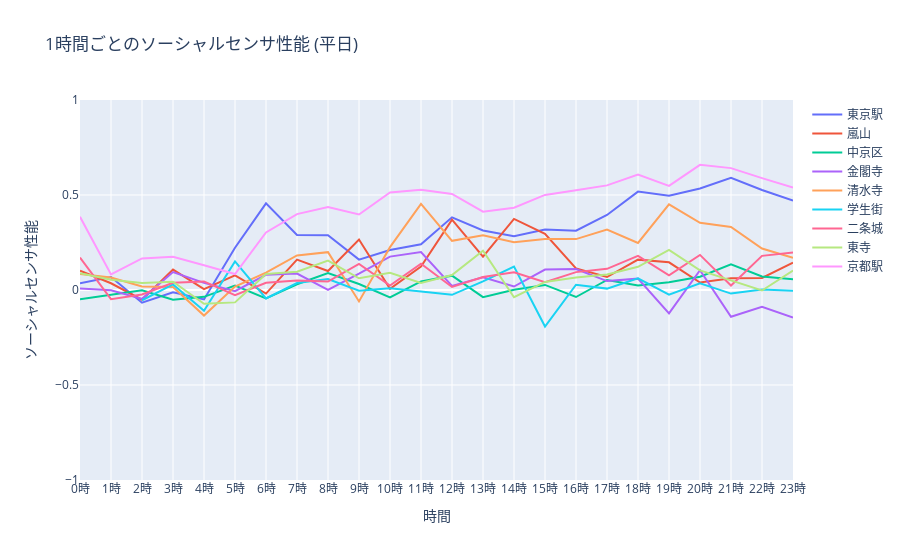

The notebook cell saved with this chart:
### Code cell
data = []
for place_id in range(0, len(list_mobile)):
    mobile = np.load(list_mobile[place_id])
    tweets = np.load(list_twitter[place_id])
    dlete_list = []
    if place_id == 0:
        start_date = datetime(2021,1,1)
    else:
        start_date = datetime(2022,1,1)

    for n_date_from_year in range(0,365):
        Today = start_date + timedelta(days=n_date_from_year)
        work_holi_Flag = isBizDay(Today)
        if (
            n_date_from_year == 0
            or n_date_from_year == 1
            or n_date_from_year == 2
            or n_date_from_year == 362
            or n_date_from_year == 363
            or n_date_from_year == 364
            or work_holi_Flag == "Holiday"
            ):
            dlete_list.append(n_date_from_year)
    mobile = np.delete(mobile,dlete_list,axis=0)
    tweets = np.delete(tweets,dlete_list,axis=0)

    for i in range(0,24):
        mobile_1hour = mobile[:, i:i+1]
        mobile_1hour = mobile_1hour.flatten()
        tweets_1hour = tweets[:, i:i+1]
        tweets_1hour = tweets_1hour.flatten()

        correlation, p_value = stats.pearsonr(mobile_1hour, tweets_1hour)
        data.append([str(i) + '時', correlation, p_value, list_key[place_id]])


columns=['time','r','p','place']


df= pd.DataFrame(data,columns=columns)



list_place = df['place'].unique()
fig = go.Figure(data=[
    go.Scatter(x = df[df['place']==list_place[0]]['time'], y = df[df['place']==list_place[0]]['r'], name = list_place[0],),
    go.Scatter(x = df[df['place']==list_place[1]]['time'], y = df[df['place']==list_place[1]]['r'], name = list_place[1],),
    go.Scatter(x = df[df['place']==list_place[2]]['time'], y = df[df['place']==list_place[2]]['r'], name = list_place[2],),
    go.Scatter(x = df[df['place']==list_place[3]]['time'], y = df[df['place']==list_place[3]]['r'], name = list_place[3],),
    go.Scatter(x = df[df['place']==list_place[4]]['time'], y = df[df['place']==list_place[4]]['r'], name = list_place[4],),
    go.Scatter(x = df[df['place']==list_place[5]]['time'], y = df[df['place']==list_place[5]]['r'], name = list_place[5],),
    go.Scatter(x = df[df['place']==list_place[6]]['time'], y = df[df['place']==list_place[6]]['r'], name = list_place[6],),
    go.Scatter(x = df[df['place']==list_place[7]]['time'], y = df[df['place']==list_place[7]]['r'], name = list_place[7],),
    go.Scatter(x = df[df['place']==list_place[8]]['time'], y = df[df['place']==list_place[8]]['r'], name = list_place[8],),
    ])
fig.update_layout(title='1時間ごとのソーシャルセンサ性能 (平日)')
fig.update_layout(yaxis=dict(range=(-1, 1)))
fig.update_layout(xaxis=dict(title='時間'),
                 yaxis=dict(title='ソーシャルセンサ性能'))
fig.show()

### Figure 1 — Plotly figure (JSON) as saved in the notebook; plotly's stock layout.template omitted (floating-point values rounded to 4 significant figures)
{"data": [{"name": "東京駅", "type": "scatter", "x": ["0時", "1時", "2時", "3時", "4時", "5時", "6時", "7時", "8時", "9時", "10時", "11時", "12時", "13時", "14時", "15時", "16時", "17時", "18時", "19時", "20時", "21時", "22時", "23時"], "y": [0.03488, 0.06821, -0.06666, -0.01237, -0.04986, 0.2228, 0.4557, 0.2891, 0.2884, 0.16, 0.2106, 0.241, 0.3824, 0.3131, 0.2836, 0.3185, 0.3122, 0.395, 0.5177, 0.4959, 0.5339, 0.5907, 0.5264, 0.4702]}, {"name": "嵐山", "type": "scatter", "x": ["0時", "1時", "2時", "3時", "4時", "5時", "6時", "7時", "8時", "9時", "10時", "11時", "12時", "13時", "14時", "15時", "16時", "17時", "18時", "19時", "20時", "21時", "22時", "23時"], "y": [0.1016, 0.03543, -0.05109, 0.1074, 0.004831, 0.07736, -0.01897, 0.1597, 0.1001, 0.2654, 0.006723, 0.1233, 0.3707, 0.176, 0.3743, 0.2952, 0.1136, 0.06829, 0.1598, 0.1456, 0.03948, 0.0622, 0.06372, 0.1435]}, {"name": "中京区", "type": "scatter", "x": ["0時", "1時", "2時", "3時", "4時", "5時", "6時", "7時", "8時", "9時", "10時", "11時", "12時", "13時", "14時", "15時", "16時", "17時", "18時", "19時", "20時", "21時", "22時", "23時"], "y": [-0.04814, -0.02472, -0.001955, -0.05144, -0.03601, 0.0228, -0.04432, 0.03028, 0.08914, 0.03131, -0.03853, 0.04538, 0.07552, -0.03774, 0.001515, 0.02678, -0.03689, 0.0528, 0.02343, 0.04061, 0.07002, 0.1349, 0.07155, 0.05641]}, {"name": "金閣寺", "type": "scatter", "x": ["0時", "1時", "2時", "3時", "4時", "5時", "6時", "7時", "8時", "9時", "10時", "11時", "12時", "13時", "14時", "15時", "16時", "17時", "18時", "19時", "20時", "21時", "22時", "23時"], "y": [0.007994, -0.001693, -0.04661, 0.09438, 0.03747, -0.006185, 0.07979, 0.08638, 0.000611, 0.08575, 0.1758, 0.1996, 0.0211, 0.06658, 0.01819, 0.1079, 0.1102, 0.04694, 0.05969, -0.1228, 0.1039, -0.1412, -0.08863, -0.1444]}, {"name": "清水寺", "type": "scatter", "x": ["0時", "1時", "2時", "3時", "4時", "5時", "6時", "7時", "8時", "9時", "10時", "11時", "12時", "13時", "14時", "15時", "16時", "17時", "18時", "19時", "20時", "21時", "22時", "23時"], "y": [0.08477, 0.06563, 0.01867, 0.01534, -0.1347, 0.01771, 0.09165, 0.1821, 0.1992, -0.06007, 0.2256, 0.4529, 0.259, 0.2882, 0.251, 0.2687, 0.2679, 0.3185, 0.2477, 0.451, 0.3537, 0.3317, 0.2181, 0.1691]}, {"name": "学生街", "type": "scatter", "x": ["0時", "1時", "2時", "3時", "4時", "5時", "6時", "7時", "8時", "9時", "10時", "11時", "12時", "13時", "14時", "15時", "16時", "17時", "18時", "19時", "20時", "21時", "22時", "23時"], "y": [-0.005853, null, -0.05391, 0.02936, -0.1098, 0.1504, -0.04455, 0.03667, 0.05759, -0.003558, 0.008771, -0.01018, -0.02547, 0.04542, 0.123, -0.1922, 0.02757, 0.007291, 0.06097, -0.02495, 0.03579, -0.01885, 0.002575, -0.003323]}, {"name": "二条城", "type": "scatter", "x": ["0時", "1時", "2時", "3時", "4時", "5時", "6時", "7時", "8時", "9時", "10時", "11時", "12時", "13時", "14時", "15時", "16時", "17時", "18時", "19時", "20時", "21時", "22時", "23時"], "y": [0.1708, -0.04816, -0.0238, 0.03798, 0.04514, -0.02704, 0.03797, 0.04952, 0.04414, 0.1372, 0.02288, 0.1384, 0.016, 0.06807, 0.09337, 0.04167, 0.09404, 0.1116, 0.1797, 0.07769, 0.1847, 0.02353, 0.1796, 0.1978]}, {"name": "東寺", "type": "scatter", "x": ["0時", "1時", "2時", "3時", "4時", "5時", "6時", "7時", "8時", "9時", "10時", "11時", "12時", "13時", "14時", "15時", "16時", "17時", "18時", "19時", "20時", "21時", "22時", "23時"], "y": [0.08764, 0.05359, 0.03662, 0.04345, -0.07232, -0.06523, 0.084, 0.0958, 0.1548, 0.06151, 0.09053, 0.03736, 0.07889, 0.2063, -0.03808, 0.04266, 0.06575, 0.08114, 0.1223, 0.2106, 0.1029, 0.04956, -0.002746, 0.1021]}, {"name": "京都駅", "type": "scatter", "x": ["0時", "1時", "2時", "3時", "4時", "5時", "6時", "7時", "8時", "9時", "10時", "11時", "12時", "13時", "14時", "15時", "16時", "17時", "18時", "19時", "20時", "21時", "22時", "23時"], "y": [0.3851, 0.08205, 0.1659, 0.1754, 0.1301, 0.08429, 0.3029, 0.3993, 0.4372, 0.3971, 0.5136, 0.5279, 0.5054, 0.4122, 0.4329, 0.5002, 0.5252, 0.5505, 0.6073, 0.5479, 0.6587, 0.6415, 0.5889, 0.5387]}], "layout": {"title": {"text": "1時間ごとのソーシャルセンサ性能 (平日)"}, "xaxis": {"title": {"text": "時間"}}, "yaxis": {"range": [-1, 1], "title": {"text": "ソーシャルセンサ性能"}}}}
